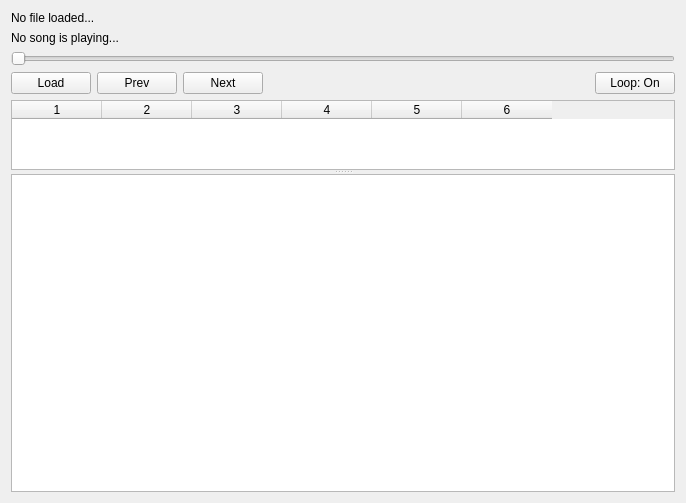
<?xml version="1.0" encoding="UTF-8"?>
<ui version="4.0">
 <class>MainWindow</class>
 <widget class="QMainWindow" name="MainWindow">
  <property name="geometry">
   <rect>
    <x>0</x>
    <y>0</y>
    <width>686</width>
    <height>503</height>
   </rect>
  </property>
  <property name="acceptDrops">
   <bool>true</bool>
  </property>
  <property name="windowTitle">
   <string>TouHou Player</string>
  </property>
  <property name="windowIcon">
   <iconset resource="res.qrc">
    <normaloff>:/icon/assets/thplayer.ico</normaloff>:/icon/assets/thplayer.ico</iconset>
  </property>
  <widget class="QWidget" name="centralWidget">
   <layout class="QGridLayout" name="gridLayout">
    <item row="2" column="0" colspan="5">
     <widget class="QClickableSlider" name="progressslider">
      <property name="orientation">
       <enum>Qt::Horizontal</enum>
      </property>
     </widget>
    </item>
    <item row="3" column="1">
     <widget class="QPushButton" name="prevButton">
      <property name="text">
       <string>Prev</string>
      </property>
     </widget>
    </item>
    <item row="3" column="2">
     <widget class="QPushButton" name="nextButton">
      <property name="text">
       <string>Next</string>
      </property>
     </widget>
    </item>
    <item row="3" column="3">
     <spacer name="horizontalSpacer">
      <property name="orientation">
       <enum>Qt::Horizontal</enum>
      </property>
      <property name="sizeHint" stdset="0">
       <size>
        <width>40</width>
        <height>20</height>
       </size>
      </property>
     </spacer>
    </item>
    <item row="3" column="0">
     <widget class="QPushButton" name="playButton">
      <property name="text">
       <string>Load</string>
      </property>
     </widget>
    </item>
    <item row="0" column="0" colspan="5">
     <widget class="QLabel" name="thnameLabel">
      <property name="text">
       <string>No file loaded...</string>
      </property>
     </widget>
    </item>
    <item row="1" column="0" colspan="5">
     <widget class="QLabel" name="songnameLabel">
      <property name="text">
       <string>No song is playing...</string>
      </property>
     </widget>
    </item>
    <item row="3" column="4">
     <widget class="QPushButton" name="loopButton">
      <property name="text">
       <string>Loop: On</string>
      </property>
     </widget>
    </item>
    <item row="4" column="0" colspan="5">
     <widget class="QSplitter" name="splitter">
      <property name="orientation">
       <enum>Qt::Vertical</enum>
      </property>
      <widget class="QTableWidget" name="playlistTable">
       <property name="sizePolicy">
        <sizepolicy hsizetype="Expanding" vsizetype="Preferred">
         <horstretch>0</horstretch>
         <verstretch>0</verstretch>
        </sizepolicy>
       </property>
       <property name="sizeAdjustPolicy">
        <enum>QAbstractScrollArea::AdjustToContents</enum>
       </property>
       <property name="editTriggers">
        <set>QAbstractItemView::NoEditTriggers</set>
       </property>
       <property name="columnCount">
        <number>6</number>
       </property>
       <attribute name="horizontalHeaderCascadingSectionResizes">
        <bool>false</bool>
       </attribute>
       <attribute name="horizontalHeaderDefaultSectionSize">
        <number>90</number>
       </attribute>
       <attribute name="horizontalHeaderMinimumSectionSize">
        <number>21</number>
       </attribute>
       <attribute name="horizontalHeaderStretchLastSection">
        <bool>false</bool>
       </attribute>
       <attribute name="verticalHeaderStretchLastSection">
        <bool>false</bool>
       </attribute>
       <column/>
       <column/>
       <column/>
       <column/>
       <column/>
       <column/>
      </widget>
      <widget class="QTextBrowser" name="commentTB">
       <property name="acceptDrops">
        <bool>false</bool>
       </property>
      </widget>
     </widget>
    </item>
   </layout>
  </widget>
  <widget class="QMenuBar" name="menuBar">
   <property name="geometry">
    <rect>
     <x>0</x>
     <y>0</y>
     <width>686</width>
     <height>17</height>
    </rect>
   </property>
  </widget>
 </widget>
 <layoutdefault spacing="6" margin="11"/>
 <customwidgets>
  <customwidget>
   <class>QClickableSlider</class>
   <extends>QSlider</extends>
   <header>mainwindow.hpp</header>
  </customwidget>
 </customwidgets>
 <resources>
  <include location="res.qrc"/>
 </resources>
 <connections/>
</ui>
